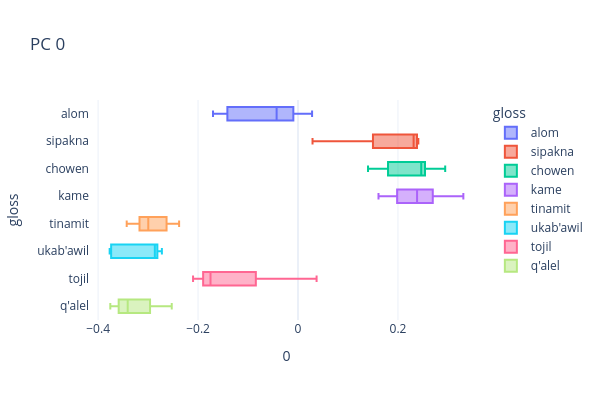
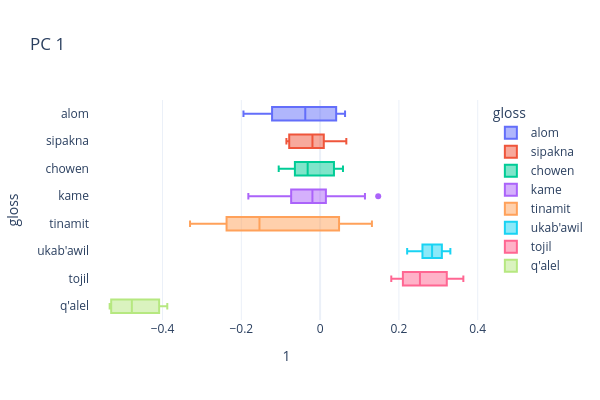
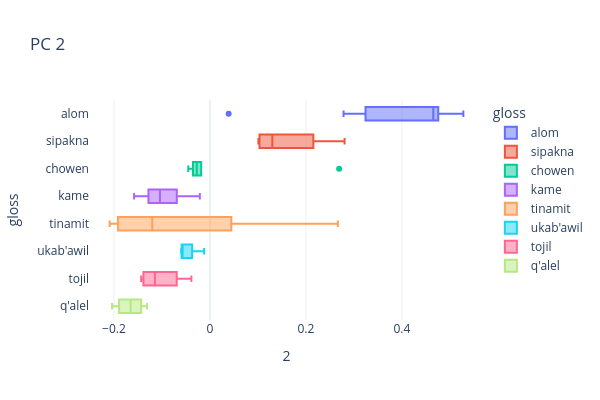
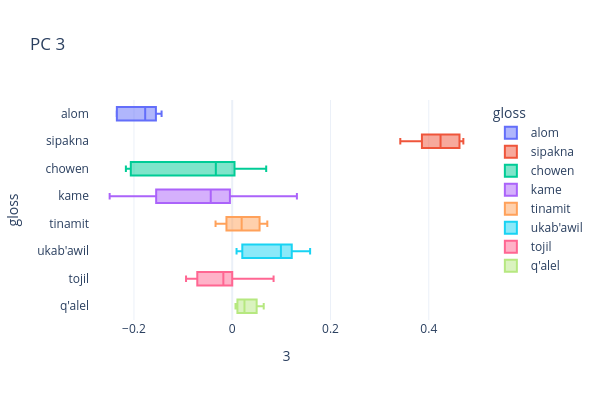

Notebook cell for these charts, in order:
### Code cell
def comp_box(comp_id):
    px.box(X0,
           x=comp_id,
           y='gloss',
           color='gloss', 
           template=px_template,
           height=400, width=600, 
           title=f'PC {i}').show()
           
for i in range(n_comps):
    comp_box(i)

### Figure 1 — Plotly figure (JSON) as saved in the notebook; plotly's stock layout.template omitted (floating-point values rounded to 4 significant figures)
{"data": [{"alignmentgroup": "True", "hovertemplate": "gloss=%{y}<br>0=%{x}<extra></extra>", "legendgroup": "alom", "marker": {"color": "#636efa"}, "name": "alom", "notched": false, "offsetgroup": "alom", "orientation": "h", "showlegend": true, "type": "box", "x": [-0.1381, -0.02544, -0.0428, 0.02815, -0.003985, -0.1701, -0.1424], "x0": " ", "xaxis": "x", "y": ["alom", "alom", "alom", "alom", "alom", "alom", "alom"], "y0": " ", "yaxis": "y"}, {"alignmentgroup": "True", "hovertemplate": "gloss=%{y}<br>0=%{x}<extra></extra>", "legendgroup": "sipakna", "marker": {"color": "#EF553B"}, "name": "sipakna", "notched": false, "offsetgroup": "sipakna", "orientation": "h", "showlegend": true, "type": "box", "x": [0.02904, 0.238, 0.2407, 0.2355, 0.2271, 0.15], "x0": " ", "xaxis": "x", "y": ["sipakna", "sipakna", "sipakna", "sipakna", "sipakna", "sipakna"], "y0": " ", "yaxis": "y"}, {"alignmentgroup": "True", "hovertemplate": "gloss=%{y}<br>0=%{x}<extra></extra>", "legendgroup": "chowen", "marker": {"color": "#00cc96"}, "name": "chowen", "notched": false, "offsetgroup": "chowen", "orientation": "h", "showlegend": true, "type": "box", "x": [0.1401, 0.2945, 0.249, 0.2441, 0.2541, 0.1801], "x0": " ", "xaxis": "x", "y": ["chowen", "chowen", "chowen", "chowen", "chowen", "chowen"], "y0": " ", "yaxis": "y"}, {"alignmentgroup": "True", "hovertemplate": "gloss=%{y}<br>0=%{x}<extra></extra>", "legendgroup": "kame", "marker": {"color": "#ab63fa"}, "name": "kame", "notched": false, "offsetgroup": "kame", "orientation": "h", "showlegend": true, "type": "box", "x": [0.2272, 0.266, 0.2153, 0.2491, 0.1705, 0.161, 0.3308, 0.2527, 0.2803, 0.2764, 0.3091, 0.205, 0.2249, 0.2674, 0.2382, 0.1758, 0.1781], "x0": " ", "xaxis": "x", "y": ["kame", "kame", "kame", "kame", "kame", "kame", "kame", "kame", "kame", "kame", "kame", "kame", "kame", "kame", "kame", "kame", "kame"], "y0": " ", "yaxis": "y"}, {"alignmentgroup": "True", "hovertemplate": "gloss=%{y}<br>0=%{x}<extra></extra>", "legendgroup": "tinamit", "marker": {"color": "#FFA15A"}, "name": "tinamit", "notched": false, "offsetgroup": "tinamit", "orientation": "h", "showlegend": true, "type": "box", "x": [-0.3428, -0.2379, -0.3051, -0.2996, -0.3212, -0.2588, -0.2758], "x0": " ", "xaxis": "x", "y": ["tinamit", "tinamit", "tinamit", "tinamit", "tinamit", "tinamit", "tinamit"], "y0": " ", "yaxis": "y"}, {"alignmentgroup": "True", "hovertemplate": "gloss=%{y}<br>0=%{x}<extra></extra>", "legendgroup": "ukab'awil", "marker": {"color": "#19d3f3"}, "name": "ukab'awil", "notched": false, "offsetgroup": "ukab'awil", "orientation": "h", "showlegend": true, "type": "box", "x": [-0.3729, -0.2724, -0.3769, -0.2865, -0.2844], "x0": " ", "xaxis": "x", "y": ["ukab'awil", "ukab'awil", "ukab'awil", "ukab'awil", "ukab'awil"], "y0": " ", "yaxis": "y"}, {"alignmentgroup": "True", "hovertemplate": "gloss=%{y}<br>0=%{x}<extra></extra>", "legendgroup": "tojil", "marker": {"color": "#FF6692"}, "name": "tojil", "notched": false, "offsetgroup": "tojil", "orientation": "h", "showlegend": true, "type": "box", "x": [-0.1116, -0.1933, -0.1863, -0.21, 0.03716, -0.05722, -0.1765, -0.1736], "x0": " ", "xaxis": "x", "y": ["tojil", "tojil", "tojil", "tojil", "tojil", "tojil", "tojil", "tojil"], "y0": " ", "yaxis": "y"}, {"alignmentgroup": "True", "hovertemplate": "gloss=%{y}<br>0=%{x}<extra></extra>", "legendgroup": "q'alel", "marker": {"color": "#B6E880"}, "name": "q'alel", "notched": false, "offsetgroup": "q'alel", "orientation": "h", "showlegend": true, "type": "box", "x": [-0.3421, -0.2527, -0.3756, -0.3394], "x0": " ", "xaxis": "x", "y": ["q'alel", "q'alel", "q'alel", "q'alel"], "y0": " ", "yaxis": "y"}], "layout": {"boxmode": "overlay", "height": 400, "legend": {"title": {"text": "gloss"}, "tracegroupgap": 0}, "title": {"text": "PC 0"}, "width": 600, "xaxis": {"anchor": "y", "domain": [0, 1], "title": {"text": "0"}}, "yaxis": {"anchor": "x", "categoryarray": ["q'alel", "tojil", "ukab'awil", "tinamit", "kame", "chowen", "sipakna", "alom"], "categoryorder": "array", "domain": [0, 1], "title": {"text": "gloss"}}}}

### Figure 2 — Plotly figure (JSON) as saved in the notebook; plotly's stock layout.template omitted (floating-point values rounded to 4 significant figures)
{"data": [{"alignmentgroup": "True", "hovertemplate": "gloss=%{y}<br>1=%{x}<extra></extra>", "legendgroup": "alom", "marker": {"color": "#636efa"}, "name": "alom", "notched": false, "offsetgroup": "alom", "orientation": "h", "showlegend": true, "type": "box", "x": [-0.1946, 0.04003, -0.03768, 0.06331, -0.1325, -0.09018, 0.04101], "x0": " ", "xaxis": "x", "y": ["alom", "alom", "alom", "alom", "alom", "alom", "alom"], "y0": " ", "yaxis": "y"}, {"alignmentgroup": "True", "hovertemplate": "gloss=%{y}<br>1=%{x}<extra></extra>", "legendgroup": "sipakna", "marker": {"color": "#EF553B"}, "name": "sipakna", "notched": false, "offsetgroup": "sipakna", "orientation": "h", "showlegend": true, "type": "box", "x": [-0.08555, -0.07844, -0.04447, 0.00934, 0.06653, 0.005611], "x0": " ", "xaxis": "x", "y": ["sipakna", "sipakna", "sipakna", "sipakna", "sipakna", "sipakna"], "y0": " ", "yaxis": "y"}, {"alignmentgroup": "True", "hovertemplate": "gloss=%{y}<br>1=%{x}<extra></extra>", "legendgroup": "chowen", "marker": {"color": "#00cc96"}, "name": "chowen", "notched": false, "offsetgroup": "chowen", "orientation": "h", "showlegend": true, "type": "box", "x": [-0.06366, -0.1051, -0.064, 0.03513, 0.0004676, 0.05802], "x0": " ", "xaxis": "x", "y": ["chowen", "chowen", "chowen", "chowen", "chowen", "chowen"], "y0": " ", "yaxis": "y"}, {"alignmentgroup": "True", "hovertemplate": "gloss=%{y}<br>1=%{x}<extra></extra>", "legendgroup": "kame", "marker": {"color": "#ab63fa"}, "name": "kame", "notched": false, "offsetgroup": "kame", "orientation": "h", "showlegend": true, "type": "box", "x": [-0.1821, -0.02344, -0.06639, -0.09482, -0.1098, 0.1474, -0.01297, -0.002405, -0.01508, -0.02409, 0.07124, 0.02043, 0.1138, -0.04732, 0.01273, -0.01952, -0.09708], "x0": " ", "xaxis": "x", "y": ["kame", "kame", "kame", "kame", "kame", "kame", "kame", "kame", "kame", "kame", "kame", "kame", "kame", "kame", "kame", "kame", "kame"], "y0": " ", "yaxis": "y"}, {"alignmentgroup": "True", "hovertemplate": "gloss=%{y}<br>1=%{x}<extra></extra>", "legendgroup": "tinamit", "marker": {"color": "#FFA15A"}, "name": "tinamit", "notched": false, "offsetgroup": "tinamit", "orientation": "h", "showlegend": true, "type": "box", "x": [-0.03454, 0.07565, 0.1315, -0.2604, -0.3302, -0.1539, -0.1686], "x0": " ", "xaxis": "x", "y": ["tinamit", "tinamit", "tinamit", "tinamit", "tinamit", "tinamit", "tinamit"], "y0": " ", "yaxis": "y"}, {"alignmentgroup": "True", "hovertemplate": "gloss=%{y}<br>1=%{x}<extra></extra>", "legendgroup": "ukab'awil", "marker": {"color": "#19d3f3"}, "name": "ukab'awil", "notched": false, "offsetgroup": "ukab'awil", "orientation": "h", "showlegend": true, "type": "box", "x": [0.3306, 0.2209, 0.2842, 0.3019, 0.2727], "x0": " ", "xaxis": "x", "y": ["ukab'awil", "ukab'awil", "ukab'awil", "ukab'awil", "ukab'awil"], "y0": " ", "yaxis": "y"}, {"alignmentgroup": "True", "hovertemplate": "gloss=%{y}<br>1=%{x}<extra></extra>", "legendgroup": "tojil", "marker": {"color": "#FF6692"}, "name": "tojil", "notched": false, "offsetgroup": "tojil", "orientation": "h", "showlegend": true, "type": "box", "x": [0.3636, 0.3511, 0.2421, 0.292, 0.1806, 0.2027, 0.2647, 0.2174], "x0": " ", "xaxis": "x", "y": ["tojil", "tojil", "tojil", "tojil", "tojil", "tojil", "tojil", "tojil"], "y0": " ", "yaxis": "y"}, {"alignmentgroup": "True", "hovertemplate": "gloss=%{y}<br>1=%{x}<extra></extra>", "legendgroup": "q'alel", "marker": {"color": "#B6E880"}, "name": "q'alel", "notched": false, "offsetgroup": "q'alel", "orientation": "h", "showlegend": true, "type": "box", "x": [-0.5342, -0.3879, -0.4293, -0.5264], "x0": " ", "xaxis": "x", "y": ["q'alel", "q'alel", "q'alel", "q'alel"], "y0": " ", "yaxis": "y"}], "layout": {"boxmode": "overlay", "height": 400, "legend": {"title": {"text": "gloss"}, "tracegroupgap": 0}, "title": {"text": "PC 1"}, "width": 600, "xaxis": {"anchor": "y", "domain": [0, 1], "title": {"text": "1"}}, "yaxis": {"anchor": "x", "categoryarray": ["q'alel", "tojil", "ukab'awil", "tinamit", "kame", "chowen", "sipakna", "alom"], "categoryorder": "array", "domain": [0, 1], "title": {"text": "gloss"}}}}

### Figure 3 — Plotly figure (JSON) as saved in the notebook; plotly's stock layout.template omitted (floating-point values rounded to 4 significant figures)
{"data": [{"alignmentgroup": "True", "hovertemplate": "gloss=%{y}<br>2=%{x}<extra></extra>", "legendgroup": "alom", "marker": {"color": "#636efa"}, "name": "alom", "notched": false, "offsetgroup": "alom", "orientation": "h", "showlegend": true, "type": "box", "x": [0.4701, 0.4614, 0.528, 0.2784, 0.03892, 0.4776, 0.4654], "x0": " ", "xaxis": "x", "y": ["alom", "alom", "alom", "alom", "alom", "alom", "alom"], "y0": " ", "yaxis": "y"}, {"alignmentgroup": "True", "hovertemplate": "gloss=%{y}<br>2=%{x}<extra></extra>", "legendgroup": "sipakna", "marker": {"color": "#EF553B"}, "name": "sipakna", "notched": false, "offsetgroup": "sipakna", "orientation": "h", "showlegend": true, "type": "box", "x": [0.2805, 0.1356, 0.1009, 0.1032, 0.1243, 0.2155], "x0": " ", "xaxis": "x", "y": ["sipakna", "sipakna", "sipakna", "sipakna", "sipakna", "sipakna"], "y0": " ", "yaxis": "y"}, {"alignmentgroup": "True", "hovertemplate": "gloss=%{y}<br>2=%{x}<extra></extra>", "legendgroup": "chowen", "marker": {"color": "#00cc96"}, "name": "chowen", "notched": false, "offsetgroup": "chowen", "orientation": "h", "showlegend": true, "type": "box", "x": [0.2692, -0.03534, -0.02889, -0.01829, -0.04519, -0.02612], "x0": " ", "xaxis": "x", "y": ["chowen", "chowen", "chowen", "chowen", "chowen", "chowen"], "y0": " ", "yaxis": "y"}, {"alignmentgroup": "True", "hovertemplate": "gloss=%{y}<br>2=%{x}<extra></extra>", "legendgroup": "kame", "marker": {"color": "#ab63fa"}, "name": "kame", "notched": false, "offsetgroup": "kame", "orientation": "h", "showlegend": true, "type": "box", "x": [-0.07035, -0.1241, -0.1377, -0.06882, -0.0417, -0.04852, -0.1581, -0.02114, -0.1043, -0.1144, -0.103, -0.125, -0.1176, -0.06919, -0.09629, -0.149, -0.1438], "x0": " ", "xaxis": "x", "y": ["kame", "kame", "kame", "kame", "kame", "kame", "kame", "kame", "kame", "kame", "kame", "kame", "kame", "kame", "kame", "kame", "kame"], "y0": " ", "yaxis": "y"}, {"alignmentgroup": "True", "hovertemplate": "gloss=%{y}<br>2=%{x}<extra></extra>", "legendgroup": "tinamit", "marker": {"color": "#FFA15A"}, "name": "tinamit", "notched": false, "offsetgroup": "tinamit", "orientation": "h", "showlegend": true, "type": "box", "x": [0.2665, -0.02053, -0.2041, -0.209, -0.1203, -0.1545, 0.06611], "x0": " ", "xaxis": "x", "y": ["tinamit", "tinamit", "tinamit", "tinamit", "tinamit", "tinamit", "tinamit"], "y0": " ", "yaxis": "y"}, {"alignmentgroup": "True", "hovertemplate": "gloss=%{y}<br>2=%{x}<extra></extra>", "legendgroup": "ukab'awil", "marker": {"color": "#19d3f3"}, "name": "ukab'awil", "notched": false, "offsetgroup": "ukab'awil", "orientation": "h", "showlegend": true, "type": "box", "x": [-0.0455, -0.05723, -0.05989, -0.01221, -0.05881], "x0": " ", "xaxis": "x", "y": ["ukab'awil", "ukab'awil", "ukab'awil", "ukab'awil", "ukab'awil"], "y0": " ", "yaxis": "y"}, {"alignmentgroup": "True", "hovertemplate": "gloss=%{y}<br>2=%{x}<extra></extra>", "legendgroup": "tojil", "marker": {"color": "#FF6692"}, "name": "tojil", "notched": false, "offsetgroup": "tojil", "orientation": "h", "showlegend": true, "type": "box", "x": [-0.06438, -0.07416, -0.03871, -0.09964, -0.1297, -0.1434, -0.1426, -0.1347], "x0": " ", "xaxis": "x", "y": ["tojil", "tojil", "tojil", "tojil", "tojil", "tojil", "tojil", "tojil"], "y0": " ", "yaxis": "y"}, {"alignmentgroup": "True", "hovertemplate": "gloss=%{y}<br>2=%{x}<extra></extra>", "legendgroup": "q'alel", "marker": {"color": "#B6E880"}, "name": "q'alel", "notched": false, "offsetgroup": "q'alel", "orientation": "h", "showlegend": true, "type": "box", "x": [-0.204, -0.131, -0.1558, -0.1746], "x0": " ", "xaxis": "x", "y": ["q'alel", "q'alel", "q'alel", "q'alel"], "y0": " ", "yaxis": "y"}], "layout": {"boxmode": "overlay", "height": 400, "legend": {"title": {"text": "gloss"}, "tracegroupgap": 0}, "title": {"text": "PC 2"}, "width": 600, "xaxis": {"anchor": "y", "domain": [0, 1], "title": {"text": "2"}}, "yaxis": {"anchor": "x", "categoryarray": ["q'alel", "tojil", "ukab'awil", "tinamit", "kame", "chowen", "sipakna", "alom"], "categoryorder": "array", "domain": [0, 1], "title": {"text": "gloss"}}}}

### Figure 4 — Plotly figure (JSON) as saved in the notebook; plotly's stock layout.template omitted (floating-point values rounded to 4 significant figures)
{"data": [{"alignmentgroup": "True", "hovertemplate": "gloss=%{y}<br>3=%{x}<extra></extra>", "legendgroup": "alom", "marker": {"color": "#636efa"}, "name": "alom", "notched": false, "offsetgroup": "alom", "orientation": "h", "showlegend": true, "type": "box", "x": [-0.2344, -0.2349, -0.1598, -0.1437, -0.1538, -0.1771, -0.2351], "x0": " ", "xaxis": "x", "y": ["alom", "alom", "alom", "alom", "alom", "alom", "alom"], "y0": " ", "yaxis": "y"}, {"alignmentgroup": "True", "hovertemplate": "gloss=%{y}<br>3=%{x}<extra></extra>", "legendgroup": "sipakna", "marker": {"color": "#EF553B"}, "name": "sipakna", "notched": false, "offsetgroup": "sipakna", "orientation": "h", "showlegend": true, "type": "box", "x": [0.4033, 0.4446, 0.4625, 0.342, 0.4704, 0.3861], "x0": " ", "xaxis": "x", "y": ["sipakna", "sipakna", "sipakna", "sipakna", "sipakna", "sipakna"], "y0": " ", "yaxis": "y"}, {"alignmentgroup": "True", "hovertemplate": "gloss=%{y}<br>3=%{x}<extra></extra>", "legendgroup": "chowen", "marker": {"color": "#00cc96"}, "name": "chowen", "notched": false, "offsetgroup": "chowen", "orientation": "h", "showlegend": true, "type": "box", "x": [0.06916, 0.00466, -0.01693, -0.04977, -0.2064, -0.2164], "x0": " ", "xaxis": "x", "y": ["chowen", "chowen", "chowen", "chowen", "chowen", "chowen"], "y0": " ", "yaxis": "y"}, {"alignmentgroup": "True", "hovertemplate": "gloss=%{y}<br>3=%{x}<extra></extra>", "legendgroup": "kame", "marker": {"color": "#ab63fa"}, "name": "kame", "notched": false, "offsetgroup": "kame", "orientation": "h", "showlegend": true, "type": "box", "x": [-0.1327, -0.2441, -0.1496, 0.03261, 0.002949, -0.04282, -0.2494, 0.1316, -0.1887, -0.06809, 0.06645, -0.04372, -0.09492, -0.007262, -0.04104, -0.1702, -0.03952], "x0": " ", "xaxis": "x", "y": ["kame", "kame", "kame", "kame", "kame", "kame", "kame", "kame", "kame", "kame", "kame", "kame", "kame", "kame", "kame", "kame", "kame"], "y0": " ", "yaxis": "y"}, {"alignmentgroup": "True", "hovertemplate": "gloss=%{y}<br>3=%{x}<extra></extra>", "legendgroup": "tinamit", "marker": {"color": "#FFA15A"}, "name": "tinamit", "notched": false, "offsetgroup": "tinamit", "orientation": "h", "showlegend": true, "type": "box", "x": [-0.01693, 0.01923, 0.00386, 0.051, 0.05725, 0.07144, -0.03391], "x0": " ", "xaxis": "x", "y": ["tinamit", "tinamit", "tinamit", "tinamit", "tinamit", "tinamit", "tinamit"], "y0": " ", "yaxis": "y"}, {"alignmentgroup": "True", "hovertemplate": "gloss=%{y}<br>3=%{x}<extra></extra>", "legendgroup": "ukab'awil", "marker": {"color": "#19d3f3"}, "name": "ukab'awil", "notched": false, "offsetgroup": "ukab'awil", "orientation": "h", "showlegend": true, "type": "box", "x": [0.02442, 0.1585, 0.09911, 0.1087, 0.008809], "x0": " ", "xaxis": "x", "y": ["ukab'awil", "ukab'awil", "ukab'awil", "ukab'awil", "ukab'awil"], "y0": " ", "yaxis": "y"}, {"alignmentgroup": "True", "hovertemplate": "gloss=%{y}<br>3=%{x}<extra></extra>", "legendgroup": "tojil", "marker": {"color": "#FF6692"}, "name": "tojil", "notched": false, "offsetgroup": "tojil", "orientation": "h", "showlegend": true, "type": "box", "x": [-0.06917, 0.08418, -0.09398, -0.073, -0.01425, -0.02178, 0.009474, -0.009432], "x0": " ", "xaxis": "x", "y": ["tojil", "tojil", "tojil", "tojil", "tojil", "tojil", "tojil", "tojil"], "y0": " ", "yaxis": "y"}, {"alignmentgroup": "True", "hovertemplate": "gloss=%{y}<br>3=%{x}<extra></extra>", "legendgroup": "q'alel", "marker": {"color": "#B6E880"}, "name": "q'alel", "notched": false, "offsetgroup": "q'alel", "orientation": "h", "showlegend": true, "type": "box", "x": [0.006652, 0.06411, 0.03532, 0.01454], "x0": " ", "xaxis": "x", "y": ["q'alel", "q'alel", "q'alel", "q'alel"], "y0": " ", "yaxis": "y"}], "layout": {"boxmode": "overlay", "height": 400, "legend": {"title": {"text": "gloss"}, "tracegroupgap": 0}, "title": {"text": "PC 3"}, "width": 600, "xaxis": {"anchor": "y", "domain": [0, 1], "title": {"text": "3"}}, "yaxis": {"anchor": "x", "categoryarray": ["q'alel", "tojil", "ukab'awil", "tinamit", "kame", "chowen", "sipakna", "alom"], "categoryorder": "array", "domain": [0, 1], "title": {"text": "gloss"}}}}
